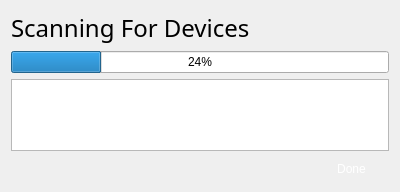
<?xml version="1.0" encoding="UTF-8"?>
<ui version="4.0">
 <class>DeviceScanWidget</class>
 <widget class="QWidget" name="DeviceScanWidget">
  <property name="geometry">
   <rect>
    <x>0</x>
    <y>0</y>
    <width>400</width>
    <height>192</height>
   </rect>
  </property>
  <property name="windowTitle">
   <string>Network Device Scan</string>
  </property>
  <property name="styleSheet">
   <string notr="true">#doneButton {

border-image: url(:/core/small-blue-but-normal.png);
border: 0px transparent;
max-width:75px;
max-height: 24px;
min-width:75px;
min-height: 24px;
color: rgb(255,255,255);
font: 12px &quot;Lucida Sans&quot;;
}</string>
  </property>
  <layout class="QGridLayout" name="gridLayout">
   <item row="0" column="0" colspan="2">
    <widget class="QLabel" name="scanLabel">
     <property name="font">
      <font>
       <family>Lucida Sans</family>
       <pointsize>18</pointsize>
      </font>
     </property>
     <property name="text">
      <string>Scanning For Devices</string>
     </property>
    </widget>
   </item>
   <item row="1" column="0" colspan="2">
    <widget class="QProgressBar" name="progressBar">
     <property name="value">
      <number>24</number>
     </property>
    </widget>
   </item>
   <item row="2" column="0" colspan="2">
    <widget class="QTextBrowser" name="statusText"/>
   </item>
   <item row="3" column="0">
    <spacer name="horizontalSpacer">
     <property name="orientation">
      <enum>Qt::Horizontal</enum>
     </property>
     <property name="sizeHint" stdset="0">
      <size>
       <width>212</width>
       <height>20</height>
      </size>
     </property>
    </spacer>
   </item>
   <item row="3" column="1">
    <widget class="QPushButton" name="doneButton">
     <property name="text">
      <string>Done</string>
     </property>
    </widget>
   </item>
  </layout>
 </widget>
 <resources/>
 <connections/>
</ui>
